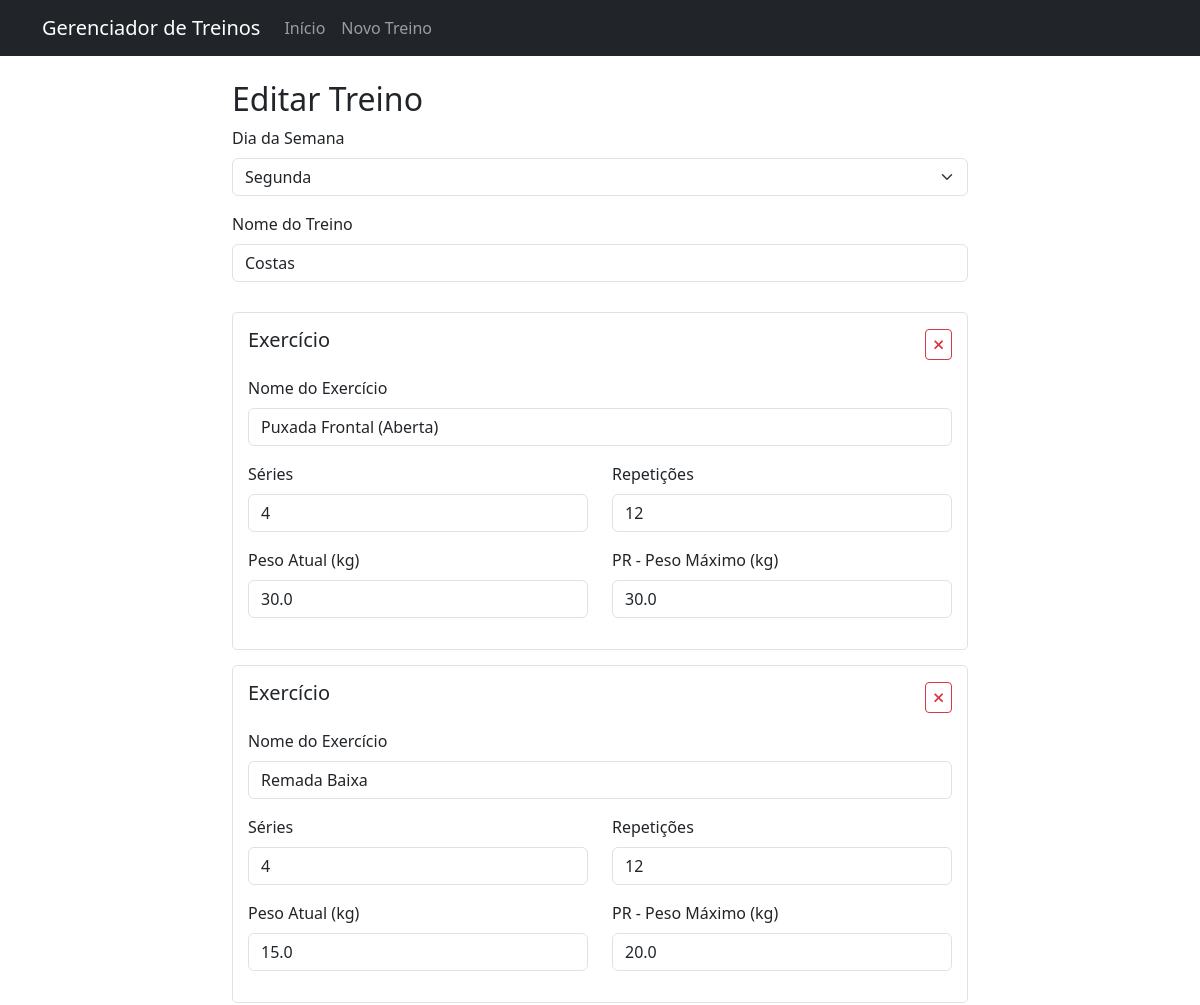
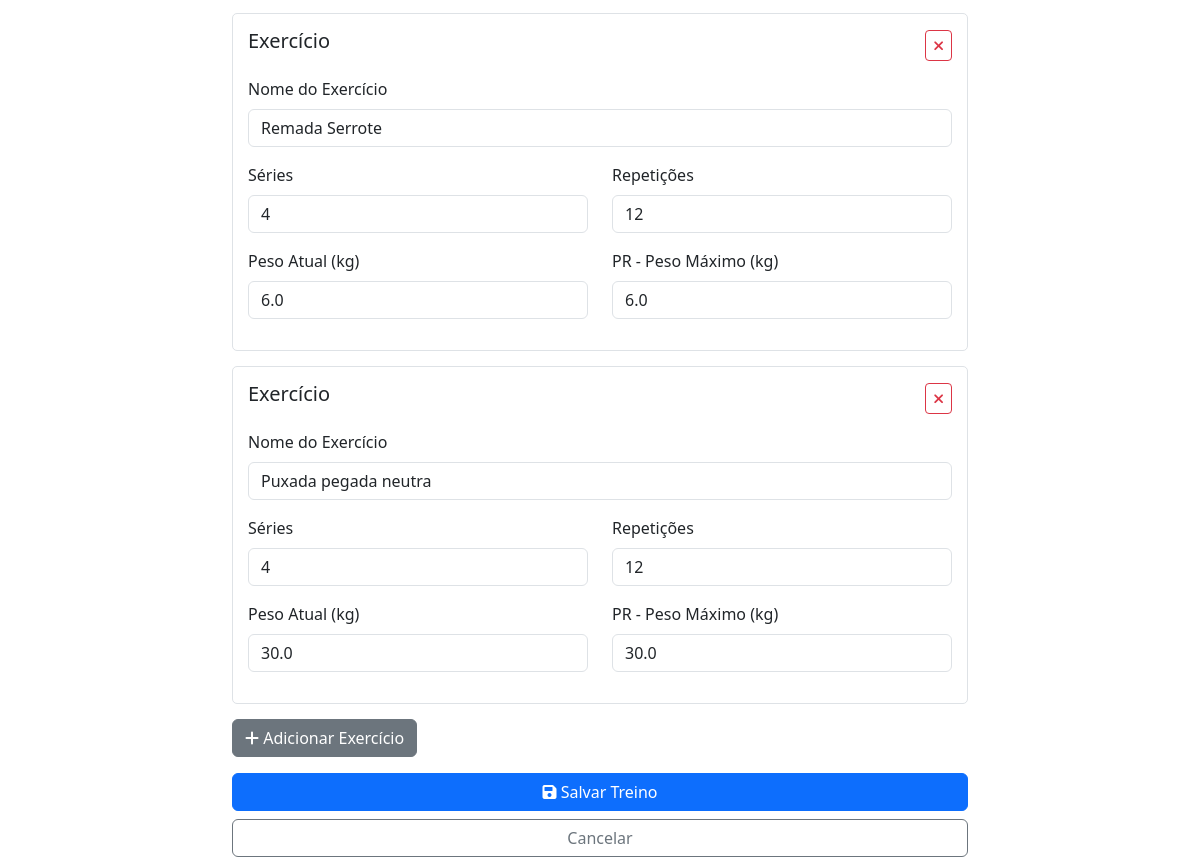
The app's page /workout/edit/1 with its own data (2 pictures, top to bottom).
### app.py (models this page shows)
class Workout(db.Model):
    __tablename__ = 'workouts'
    id = db.Column(db.Integer, primary_key=True)
    day_of_week = db.Column(db.String, nullable=False)
    name = db.Column(db.String, nullable=False)
    exercises = db.relationship("Exercise", back_populates="workout", cascade="all, delete-orphan")

class Exercise(db.Model):
    __tablename__ = 'exercises'
    id = db.Column(db.Integer, primary_key=True)
    workout_id = db.Column(db.Integer, db.ForeignKey('workouts.id'))
    name = db.Column(db.String, nullable=False)
    sets = db.Column(db.Integer, nullable=False)
    reps = db.Column(db.Integer, nullable=False)
    current_weight = db.Column(db.Float)
    pr_weight = db.Column(db.Float)
    workout = db.relationship("Workout", back_populates="exercises")

### app.py (the view, shortened to what this page needs)
@app.route('/workout/edit/<int:workout_id>', methods=['GET', 'POST'])
def edit_workout(workout_id):
    workout = Workout.query.get_or_404(workout_id)
    return render_template('add_workout.html', workout=workout)

### templates/add_workout.html (shortened to what this page needs)
{% extends "base.html" %}
{% block content %}
<div class="row">
    <div class="col-md-8 offset-md-2">
        <h2>{{ 'Editar' if workout else 'Adicionar' }} Treino</h2>
        <form method="POST" id="workoutForm">
            <div class="form-section">
                <div class="mb-3">
                    <label for="day" class="form-label">Dia da Semana</label>
                    <select class="form-select" id="day" name="day" required>
                        {% for day in ['segunda', 'terça', 'quarta', 'quinta', 'sexta', 'sábado', 'domingo'] %}
                            <option value="{{ day }}" {{ 'selected' if workout and workout.day_of_week == day }}>
                                {{ day|capitalize }}
                            </option>
                        {% endfor %}
                    </select>
                </div>
                <div class="mb-3">
                    <label for="name" class="form-label">Nome do Treino</label>
                    <input type="text" class="form-control" id="name" name="name" required
                           value="{{ workout.name if workout else '' }}">
                </div>
            </div>
            <div id="exerciseForms">
                {% if workout and workout.exercises %}
                    {% for exercise in workout.exercises %}
                        <div class="exercise-form">
                            <div class="d-flex justify-content-between align-items-center mb-3">
                                <h5>Exercício</h5>
                                <button type="button" class="btn btn-sm btn-outline-danger remove-exercise">
                                    <i class="fas fa-times"></i>
                                </button>
                            </div>
                            <div class="row">
                                <div class="col-md-12 mb-3">
                                    <label class="form-label">Nome do Exercício</label>
                                    <input type="text" class="form-control" name="exercise_name[]" required
                                           value="{{ exercise.name }}">
                                </div>
                                <div class="col-md-6 mb-3">
                                    <label class="form-label">Séries</label>
                                    <input type="number" class="form-control" name="sets[]" required
                                           value="{{ exercise.sets }}">
                                </div>
                                <div class="col-md-6 mb-3">
                                    <label class="form-label">Repetições</label>
                                    <input type="number" class="form-control" name="reps[]" required
                                           value="{{ exercise.reps }}">
                                </div>
                                <div class="col-md-6 mb-3">
                                    <label class="form-label">Peso Atual (kg)</label>
                                    <input type="number" step="0.5" class="form-control" name="current_weight[]"
                                           value="{{ exercise.current_weight }}">
                                </div>
                                <div class="col-md-6 mb-3">
                                    <label class="form-label">PR - Peso Máximo (kg)</label>
                                    <input type="number" step="0.5" class="form-control" name="pr_weight[]"
                                           value="{{ exercise.pr_weight }}">
                                </div>
                            </div>
                        </div>
                    {% endfor %}
                {% endif %}
            </div>
            <button type="button" class="btn btn-secondary mb-3" id="addExercise">
                <i class="fas fa-plus"></i> Adicionar Exercício
            </button>
            <div class="d-grid gap-2">
                <button type="submit" class="btn btn-primary">
                    <i class="fas fa-save"></i> Salvar Treino
                </button>
                <a href="{{ url_for('index') }}" class="btn btn-outline-secondary">Cancelar</a>
            </div>
        </form>
    </div>
</div>
{% endblock %}

### static/style.css (style rules this page uses)
.form-section { margin-bottom: 30px; }
.exercise-form { border: 1px solid #dee2e6; padding: 15px; border-radius: 5px; margin-bottom: 15px; }

### records on screen
Workout: name "Costas"
Exercise: name "Puxada Frontal (Aberta)", sets "4", reps "12", current_weight "30.0", pr_weight "30.0"
Exercise: name "Remada Baixa", sets "4", reps "12", current_weight "15.0", pr_weight "20.0"
Exercise: name "Remada Serrote", sets "4", reps "12", current_weight "6.0", pr_weight "6.0"
Exercise: name "Puxada pegada neutra", sets "4", reps "12", current_weight "30.0", pr_weight "30.0"

### other values on screen
{{ 'Editar' if workout else 'Adicionar' }} "Editar"
form field day "Segunda"
